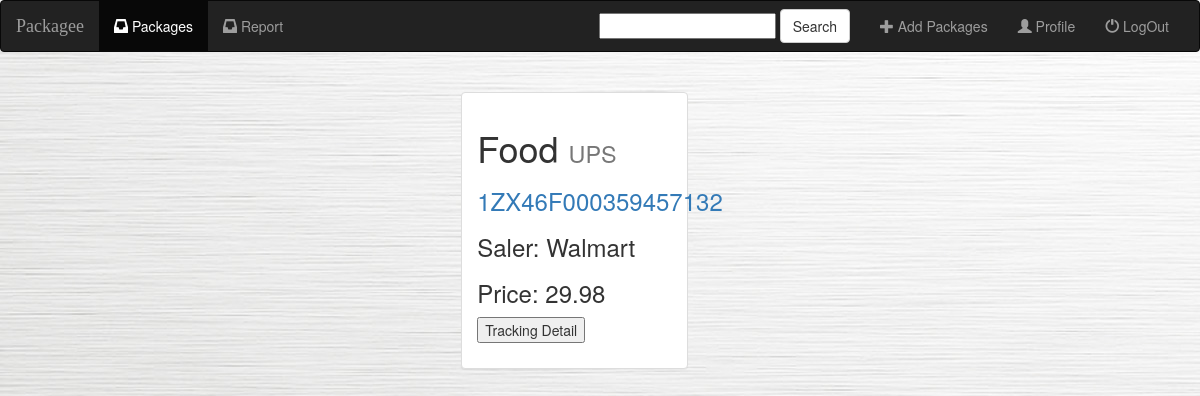
/package/1/ (signed in), run on the app's committed database.
### package/models.py (models this page shows, shortened)
class Package(models.Model):
    user = models.ForeignKey(User, on_delete=models.CASCADE, default=1)
    tracking_num = models.CharField(max_length=50)
    package_type = models.CharField(max_length=100)
    staff_company = models.CharField(max_length=50, default='')
    staff_price = models.CharField(max_length=100, default='')
    package_company = models.CharField(max_length=100)
    tracking_url = models.CharField(max_length=100, default='')

### package/views.py (the view)
# urls.py: path('<int:package_id>/', views.detail, name='detail'),
def detail(request, package_id):
    if not request.user.is_authenticated:
        return render(request, 'package/login.html')
    else:
        user = request.user
        package = get_object_or_404(Package, pk=package_id)
        return render(request, 'package/detail.html', {'package': package, 'user': user})

### package/templates/package/detail.html (shortened to what this page needs)
{% extends 'package/base.html' %}
{% block body %}
    <div class="center-block">
        <div class="row">
            <div class="container-fluid songs-container">
                <div style="position: absolute; left: 50%;">
                    <div style="position: relative; left: -50%;">
                        <div class="col-sm-3 col-md-10">
                            <div class="panel panel-default">
                                <div class="panel-body">
                                    <h1>{{ package.package_type }}
                                        <small>{{ package.package_company }}</small>
                                    </h1>
                                    <h3>
                                        <a href="{{ package.tracking_url }}"> {{ package.tracking_num }}</a>
                                    </h3>
                                    <h3>Saler: {{ package.staff_company }}</h3>
                                    <h3>Price: {{ package.staff_price }}</h3>
                                    <input type="button" name="test" value="Tracking Detail" onClick="location.href= '{% url 'package:result' package.id %}'"/>
                                </div>
                            </div>
                        </div>
                    </div>
                </div>
            </div>
        </div>
    </div>
{% endblock %}

### package/static/package/style.css (style rules this page uses)
body { background: white url("images/background.jpg"); }

### data on the page
Package: package_type "Food", package_company "UPS", tracking_num "1ZX46F000359457132", staff_company "Walmart", staff_price "29.98", test "Tracking Detail"
